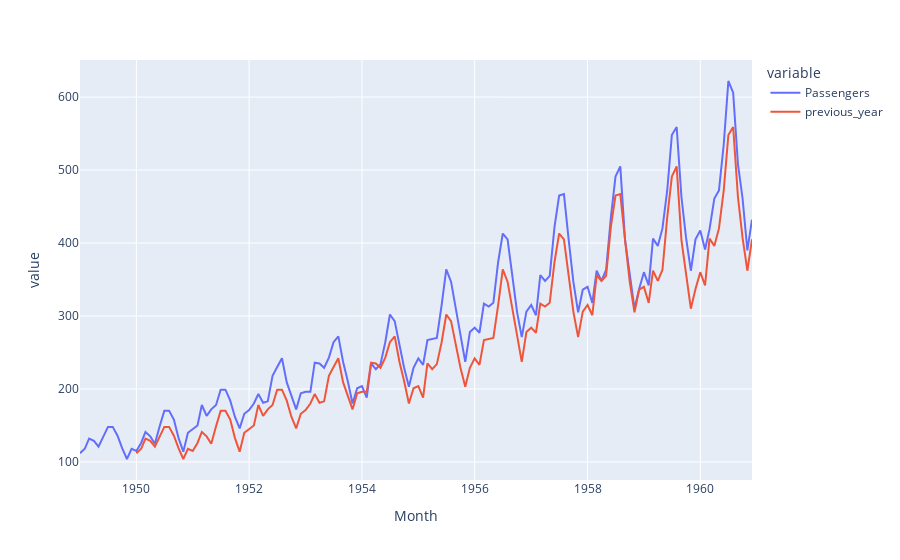

Notebook code cell kept with this figure:
### Code cell
# ¿Cómo reducimos la estacionalidad?
df_pax = df_pax[['Passengers']]
df_pax['previous_year'] = df_pax['Passengers'].shift(12) # 'shift' nos permite poner una predicción previa del año anterior. El 12 indica el número de filas que tienes que considerar para tener el dato.
display(df_pax.head(15))
px.line(df_pax) # Si pintamos ambas informaciones las series son muy similares

### Figure 1 — Plotly figure (JSON) as saved in the notebook; plotly's stock layout.template omitted (floating-point values rounded to 4 significant figures; data arrays with more than 128 entries replaced by an {"elided": "..."} marker saying what was removed)
{"data": [{"hovertemplate": "variable=Passengers<br>Month=%{x}<br>value=%{y}<extra></extra>", "legendgroup": "Passengers", "line": {"color": "#636efa", "dash": "solid"}, "marker": {"symbol": "circle"}, "mode": "lines", "name": "Passengers", "orientation": "v", "showlegend": true, "type": "scatter", "x": {"elided": "144 str values"}, "xaxis": "x", "y": {"elided": "144 int values"}, "yaxis": "y"}, {"hovertemplate": "variable=previous_year<br>Month=%{x}<br>value=%{y}<extra></extra>", "legendgroup": "previous_year", "line": {"color": "#EF553B", "dash": "solid"}, "marker": {"symbol": "circle"}, "mode": "lines", "name": "previous_year", "orientation": "v", "showlegend": true, "type": "scatter", "x": {"elided": "144 str values"}, "xaxis": "x", "y": {"elided": "144 int values"}, "yaxis": "y"}], "layout": {"legend": {"title": {"text": "variable"}, "tracegroupgap": 0}, "margin": {"t": 60}, "xaxis": {"anchor": "y", "domain": [0, 1], "title": {"text": "Month"}}, "yaxis": {"anchor": "x", "domain": [0, 1], "title": {"text": "value"}}}}
